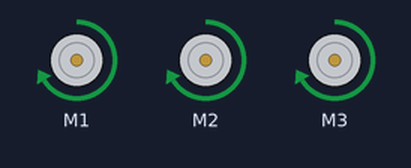
The sketch below on a simulated Arduino Uno, built with avr-gcc and run on an emulated ATmega328P. Shown: 3 × DC motor (green arrow = forward, orange = backward, longer = faster). What the sketch prints to the serial monitor is not drawn.

Above: at 0.1 s.
Timing chart, 0 to 1.6 s (numbered marks = the images above):
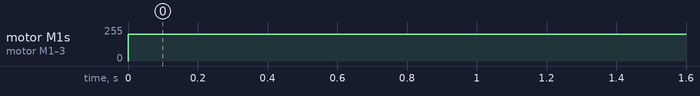

The sketch:

Motor_Tester.ino
```cpp
/*
This is a test sketch for the Adafruit assembled Motor Shield for Arduino v2
It won't work with v1.x motor shields! Only for the v2's with built in PWM
control

For use with the Adafruit Motor Shield v2
---->	http://www.adafruit.com/products/1438

This sketch creates a fun motor party on your desk *whiirrr*
Connect a unipolar/bipolar stepper to M3/M4
Connect a DC motor to M1
Connect a hobby servo to SERVO1
*/

#include <Wire.h>
#include <Adafruit_MotorShield.h>
#include "utility/Adafruit_PWMServoDriver.h"
#include <Servo.h>

// Create the motor shield object with the default I2C address
Adafruit_MotorShield AFMS = Adafruit_MotorShield();
// Or, create it with a different I2C address (say for stacking)
// Adafruit_MotorShield AFMS = Adafruit_MotorShield(0x61);

// And connect a DC motor to port M1
Adafruit_DCMotor *frontMotor = AFMS.getMotor(1);
Adafruit_DCMotor *rightMotor = AFMS.getMotor(2);
Adafruit_DCMotor *leftMotor = AFMS.getMotor(3);

// We'll also test out the built in Arduino Servo library


void setup() {
  Serial.begin(9600);           // set up Serial library at 9600 bps
  Serial.println("MMMMotor party!");

  AFMS.begin();  // create with the default frequency 1.6KHz
  //AFMS.begin(1000);  // OR with a different frequency, say 1KHz

  // turn on motor M1
  frontMotor->setSpeed(200);
  frontMotor->run(RELEASE);

  rightMotor->setSpeed(200);
  rightMotor->run(RELEASE);

  leftMotor->setSpeed(200);
  leftMotor->run(RELEASE);
}

int i;
void loop() {
  if(2+2==4){
    leftMotor->run(FORWARD);
    frontMotor->run(FORWARD);
    rightMotor->run(FORWARD);
  }
}
```

Measured:
- by itself, motor M1–3: stopped → forward 200/255 at 0.00 s
